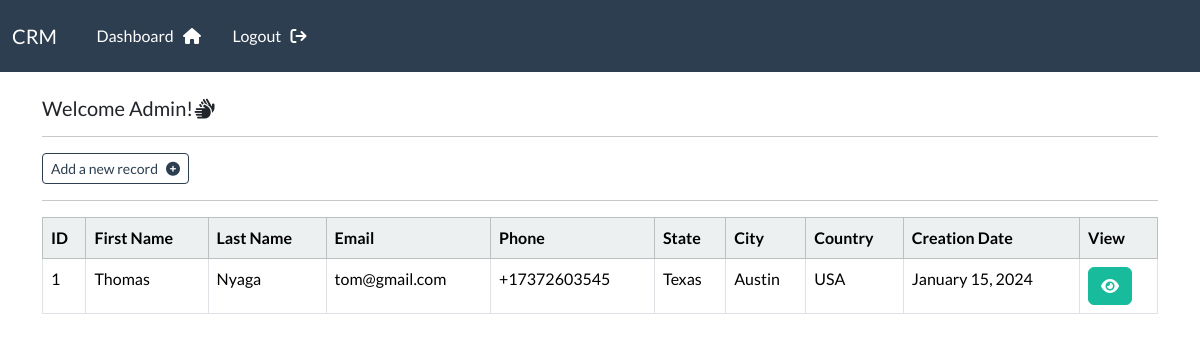
Before: /dashboard/ (signed in) with the older database file.
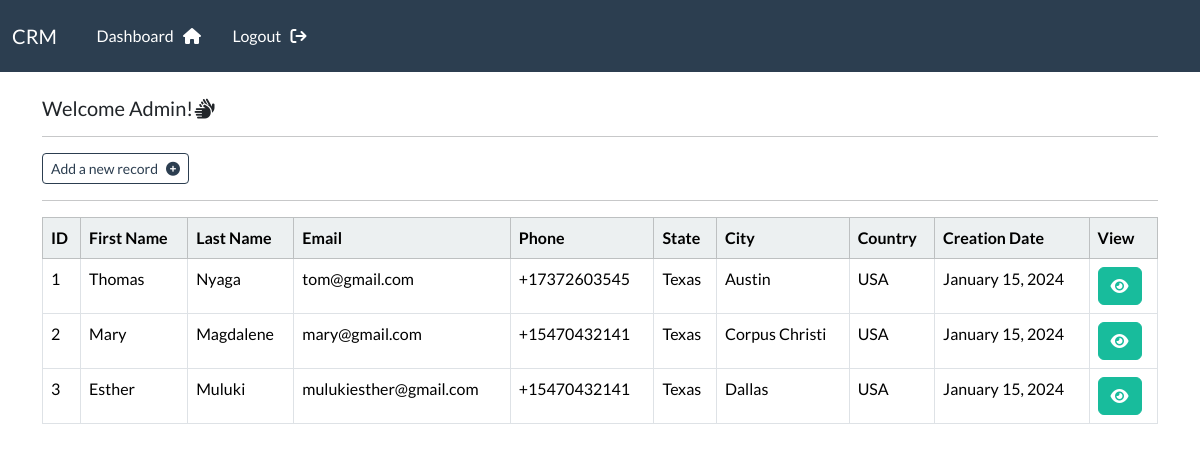
After: the same page with the newer database file.
### webapp/models.py (models this page shows, shortened)
class Record(models.Model):
    creation_date = models.DateTimeField(auto_now_add=True)
    first_name = models.CharField(max_length=100)
    last_name = models.CharField(max_length=100)
    email = models.CharField(max_length=255)
    phone = models.CharField(max_length=20)
    state = models.CharField(max_length=200)
    city = models.CharField(max_length=255)
    country = models.CharField(max_length=100)

### webapp/views.py (the view)
# urls.py: path('dashboard/', views.dashboard, name="dashboard"),
@login_required(login_url='login') #decorator
def dashboard(request):
    record = Record.objects.all()
    context={
        "records":record,
        }
    return render(request,'webapp/dashboard.html', context)

### webapp/templates/webapp/dashboard.html (shortened to what this page needs)
{% extends 'webapp/base.html' %}
{% block content %}
  <h5> Welcome {{ user }}!<i class="fa-solid fa-hands"></i></h5>
  <hr>
  <a class="btn btn-outline-primary btn-sm" href="{% url 'create-record' %}"> Add a new record &nbsp; <i class="fa-sharp fa-solid fa-circle-plus"></i></a><hr>
  <table class="table table-hover table-bordered">
    <thead class="table-light">
        <tr>
            <th scope="col">ID</th>
            <th scope="col">First Name</th>
            <th scope="col">Last Name</th>
            <th scope="col">Email</th>
            <th scope="col">Phone</th>
            <th scope="col">State</th>
            <th scope="col">City</th>
            <th scope="col">Country</th>
            <th scope="col"> Creation Date</th>
            <th scope="col">View</th>
        </tr>
    </thead>
    <tbody>
        {% if records %}
        {% for record in records %}
        <tr>
            <td>{{record.id}}</td>
            <td>{{record.first_name}}</td>
            <td>{{record.last_name}}</td>
            <td>{{record.email}}</td>
            <td>{{record.phone}}</td>
            <td>{{record.state}}</td>
            <td>{{record.city}}</td>
            <td>{{record.country}}</td>
            <td>{{ record.creation_date|date:"F j, Y" }}</td>
            <td> <a class="btn btn-success"   href="{% url 'record' record.id %}"> <i class="fa-solid fa-eye"></i> </a></td>
        </tr>
        {% endfor %}
     {% endif %}
    </tbody>
  </table>
{% endblock %}

Changed rows visible on the page:
added Record: id "2", first_name "Mary", last_name "Magdalene", email "mary@gmail.com", phone "+15470432141", state "Texas", city "Corpus Christi", country "USA", creation_date "January 15, 2024"
added Record: id "3", first_name "Esther", last_name "Muluki", email "mulukiesther@gmail.com", phone "+15470432141", state "Texas", city "Dallas", country "USA", creation_date "January 15, 2024"
